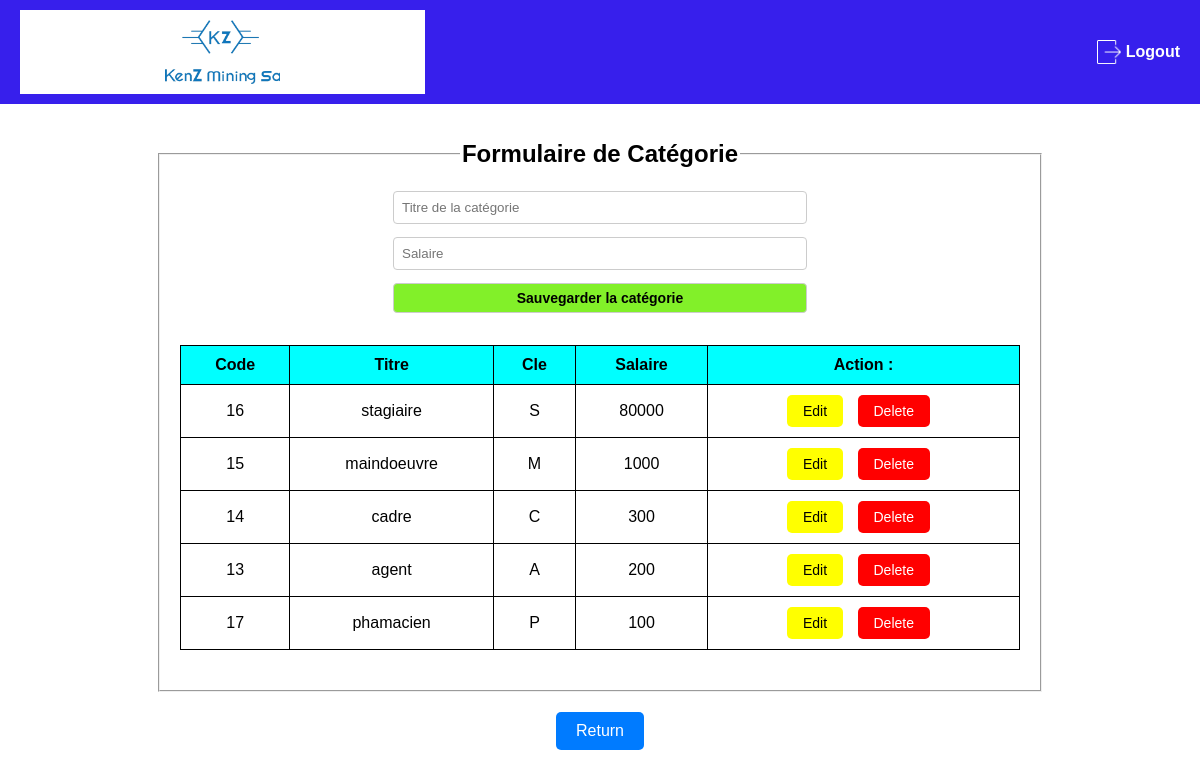
/Formulaires/Formulaire_categorie.php, run on the app's committed database.
### tables this page shows
CREATE TABLE IF NOT EXISTS `categorie` (
  `code` int NOT NULL AUTO_INCREMENT,
  `Titre` varchar(255) NOT NULL,
  `Cle` varchar(255) NOT NULL,
  `salaire` int DEFAULT NULL,
  PRIMARY KEY (`code`)
);

### Formulaires/Formulaire_categorie.php (the view, shortened to what this page needs)
<?php
require_once("../serv_projet1.php");
?>
<!DOCTYPE html>
<html lang="fr">
<head>
    <link rel="stylesheet" href="../css/styles_formulaire-categorie.css">
</head>
<body>
    <header>
        <nav>
            <div class="logo-container">
                <img src="../img/LOGO.png" alt="Logo de Kenz Mining SA" class="logo-image">
            </div>
            <a href="../logout.php" class="logout-link">
                <div class="logout">
                    <img src="../img/icon_logout.png" alt="icon_logout" class="logout">
                    <p>Logout</p>
                </div>
            </a>
        </nav>
    </header>
    <br><br>
    <fieldset>
        <legend><b>Formulaire de Catégorie</b></legend>
        <form method="post" action="">
            <table width="50%" align="center">
                <tr>
                    <td><input type="text" name="titre" placeholder="Titre de la catégorie" required></td>
                </tr>
                <tr>
                    <td><input type="number" name="salaire" placeholder="Salaire" required></td>
                </tr>
                <tr>
                    <td><input type="submit" name="eng" value="Sauvegarder la catégorie"></td>
                </tr>
            </table>
            <table class="categorie-table" width="100%" align="center">
                <tr style="background-color: Green;">
                    <th>Code</th>
                    <th>Titre</th>
                    <th>Cle</th>
                    <th>Salaire</th>
                    <th>Action :</th>
                </tr>
                <?php
                $lc = mysqli_query($conn, "SELECT * FROM categorie");
                while($l = mysqli_fetch_array($lc)){
                ?>
                <tr>
                    <td><?php echo $l['code']; ?></td>
                    <td><?php echo $l['Titre']; ?></td>
                    <td><?php echo $l['Cle']; ?></td>
                    <td><?php echo $l['salaire']; ?></td>
                    <td>
                        <button type="button" class="btn-edit" onclick="openModal(<?php echo $l['code']; ?>, '<?php echo $l['salaire']; ?>')">Edit</button>
                        <a href="javascript:void(0)" class="btn-delete" onclick="confirmDelete(<?php echo $l['code']; ?>)">Delete</a>
                    </td>
                </tr>
                <?php } ?>
            </table>
        </form>
    </fieldset>
    <div class="btn-container">
        <a href="Formulaires_RH.php" class="btn-blue">Return</a>
    </div>
</body>
</html>

### css/styles_formulaire-categorie.css (style rules this page uses)
body { font-family: Arial, sans-serif; background-color: #ffffff; margin: 0; padding: 0; overflow-x: hidden; }
header { background-color: #371fec; color: white; padding: 10px 20px; text-align: center; }
.logo-container { background-color: white; padding: 10px; display: flex; justify-content: center; align-items: center; }
.logo-image { max-width: 30%; height: auto; }
.logout-link { text-decoration: none; color: inherit; }
.logout img { width: 24px; height: 24px; margin-left: 5px; filter: brightness(0) invert(1); }
.logout { display: flex; align-items: center; gap: 5px; font-size: 16px; font-weight: bold; cursor: pointer; }
nav { display: flex; justify-content: space-between; align-items: center; }
legend { font-size: 24px; }
fieldset { width: 70%; margin: 0 auto; padding: 20px; text-align: center; }
form { text-align: center; }
table { margin: 0 auto; text-align: left; }
table td { padding-bottom: 10px; }
.categorie-table { width: 100%; border-collapse: collapse; margin: 20px 0; }
.categorie-table, .categorie-table th, .categorie-table td { border: 1px solid black; }
.categorie-table th, .categorie-table td { padding: 10px; text-align: center; vertical-align: middle; }
.categorie-table th { background-color: cyan; }
input[type="text"], input[type="number"], input[type="submit"] { padding: 8px; width: 100%; box-sizing: border-box; border: 1px solid #ccc; border-radius: 4px; }
input[type="submit"] { padding: 6px 12px; font-size: 14px; background-color: rgb(130, 240, 41); font-weight: bold; border-radius: 4px; }
.btn-container { text-align: center; margin-top: 20px; }
.btn-edit, .btn-delete { padding: 8px 16px; border: none; color: white; cursor: pointer; text-decoration: none; border-radius: 5px; font-size: 14px; margin-right: 10px; }
.btn-edit { background-color: yellow; color: black; }
.btn-delete { background-color: red; }
.btn-blue { display: inline-block; padding: 10px 20px; font-size: 16px; color: #fff; background-color: #007bff; border: none; border-radius: 5px; text-decoration: none; cursor: pointer; transition: background-color 0.3s ease; }

### data on the page
categorie: code "16", Titre "stagiaire", Cle "S", salaire "80000"
categorie: code "15", Titre "maindoeuvre", Cle "M", salaire "1000"
categorie: code "14", Titre "cadre", Cle "C", salaire "300"
categorie: code "13", Titre "agent", Cle "A", salaire "200"
categorie: code "17", Titre "phamacien", Cle "P", salaire "100"
